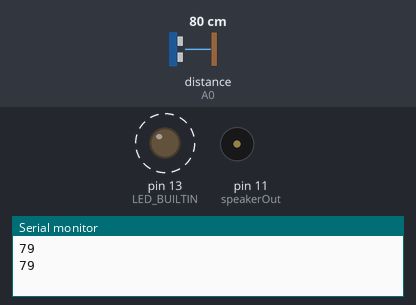
Bench run of a sketch on a simulated Arduino Uno, built with avr-gcc and run on an emulated ATmega328P. Parts: output pins drawn as LEDs (lit = HIGH), buzzer (waves = sounding), the last lines printed to the serial monitor. Wiring (inferred from the names in the program): ultrasonic range finder: trigger A0; echo A0. Dashed ring = blinking. The test bench sets the inputs (shaded band); at power-on: distance to the obstacle (sensor on A0) 80 cm. The echo pulse lasts 58.3 µs per cm.

Above: at 0.99 s.
1.6 s: distance to the obstacle (sensor on A0) set to 13 cm
5.1 s: distance to the obstacle (sensor on A0) set to 11 cm
At 5.5 s:
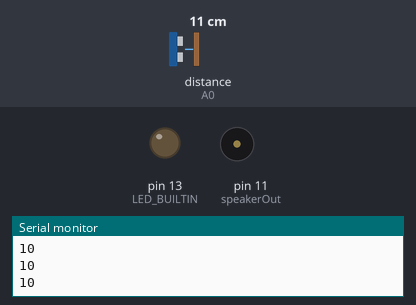
6.6 s: distance to the obstacle (sensor on A0) set to 2 cm
At 7.2 s:
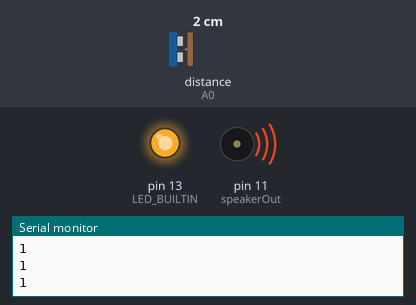
8.1 s: distance to the obstacle (sensor on A0) set to 120 cm
At 8.5 s:
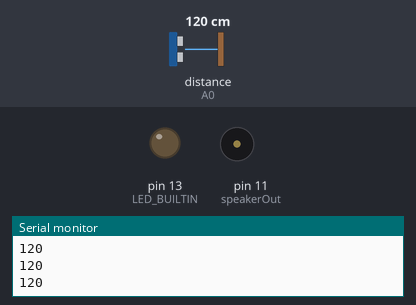
Timing chart, 0 to 10.6 s (numbered marks = the images above; inputs shaded):
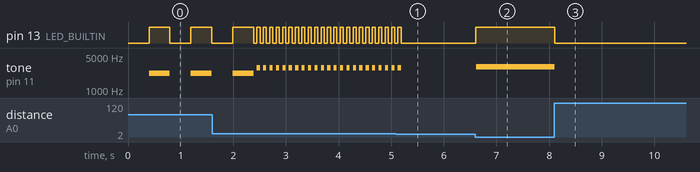

Measured:
- the behaviour switches between 12 and 11 cm on distance to the obstacle (sensor on A0) (found by bisection; images 0 and 1)
- after the input at 5.1 s, pin 13 (LED_BUILTIN): goes on until 5.2 s, then stays LOW; tone on pin 11 (speakerOut): goes on until 5.2 s, then stays silent
- after the input at 6.6 s, pin 13 (LED_BUILTIN): LOW → HIGH at once; tone on pin 11 (speakerOut): silent → 2990 Hz at once
- after the input at 8.1 s, pin 13 (LED_BUILTIN): HIGH → LOW at once; tone on pin 11 (speakerOut): 2990 Hz → silent at once
- by itself, pin 13 (LED_BUILTIN): repeats every 0.12 s: LOW 0.06 s, HIGH 0.06 s
- by itself, tone on pin 11 (speakerOut): repeats every 0.12 s: silent 0.06 s, 2880 Hz 0.06 s

The sketch:

Peruutustutka.ino
```cpp
unsigned long echo = 0;
int ultraSoundSignal = A0; // Ultrasound signal pin
int speakerOut = 11;
unsigned long ultrasoundValue = 0;

void setup()
{
  Serial.begin(9600);
  pinMode(ultraSoundSignal, OUTPUT);
  pinMode(LED_BUILTIN, OUTPUT);
}

unsigned long ping()
{
  pinMode(ultraSoundSignal, OUTPUT); // Switch signalpin to output
  digitalWrite(ultraSoundSignal, LOW); // Send low pulse
  delayMicroseconds(2); // Wait for 2 microseconds
  digitalWrite(ultraSoundSignal, HIGH); // Send high pulse
  delayMicroseconds(5); // Wait for 5 microseconds
  digitalWrite(ultraSoundSignal, LOW); // Holdoff
  pinMode(ultraSoundSignal, INPUT); // Switch signalpin to input
  digitalWrite(ultraSoundSignal, HIGH); // Turn on pullup resistor
  echo = pulseIn(ultraSoundSignal, HIGH); //Listen for echo
  ultrasoundValue = (echo / 58.138); //convert to CM
  return ultrasoundValue;
}

void loop()
{
  int x = 0;
  x = ping();
  Serial.println(x);
  if(x<=100 && x > 10) {
    digitalWrite(LED_BUILTIN, LOW);
    noTone(speakerOut);
    delay(x*5);
    digitalWrite(LED_BUILTIN, HIGH);
    tone(speakerOut, 3000-x*10);
    delay(x*5);
    digitalWrite(LED_BUILTIN, LOW);
    noTone(speakerOut);
  }
  if(x<10) {
    digitalWrite(LED_BUILTIN, HIGH);
    tone(speakerOut, 3000-x*10);
    delay(5);
  }
  else {
    digitalWrite(LED_BUILTIN, LOW);
    noTone(speakerOut);
  }
}
```
